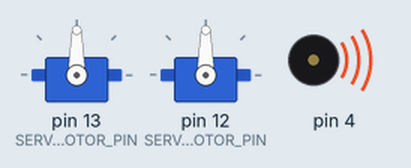
This sketch was run on a simulated Arduino Uno, built with avr-gcc and run on an emulated ATmega328P. Shown: 2 × servo, buzzer (waves = sounding).

Above: at 0.1 s.
At 2.1 s:
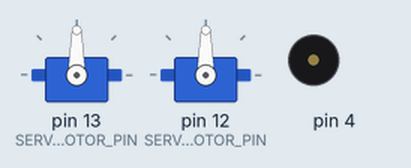
Timing chart, 0 to 3.6 s (numbered marks = the images above):
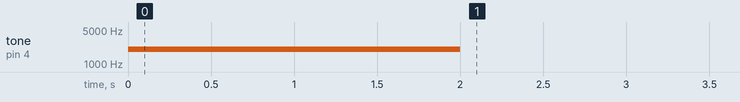

The sketch:

robot-servo-moving-forward.ino
```cpp
#include <Servo.h>

//Servo board pin mounts
const int SERVO_BOARD_LEFT_MOTOR_PIN = 13;
const int SERVO_BOARD_RIGHT_MOTOR_PIN = 12;

//Motor instructions
const int FULL_SPEED_CLOCKWISE = 1300;
const int HALT = 1500;
const int FULL_SPEED_COUNTERCLOCKWISE = 1700;

//Motors
Servo rightMotor;
Servo leftMotor;

void setup() {
  say_hello();

  leftMotor.attach(SERVO_BOARD_LEFT_MOTOR_PIN);
  rightMotor.attach(SERVO_BOARD_RIGHT_MOTOR_PIN);

  //Move fullspeed ahead
  counterclockwise(leftMotor);
  clockwise(rightMotor);
  delay(8000);

  halt(leftMotor);
  halt(rightMotor);
  delay(2000);

  leftMotor.detach();
  rightMotor.detach();
}

void halt(Servo motor){
  execute_motor_instruction(motor, HALT);
}

void counterclockwise(Servo motor){
  execute_motor_instruction(motor, FULL_SPEED_COUNTERCLOCKWISE);
}

void clockwise(Servo motor){
  execute_motor_instruction(motor, FULL_SPEED_CLOCKWISE);
}

void execute_motor_instruction(Servo motor, int instruction){
  motor.writeMicroseconds(instruction);
}

void say_hello(){
  tone(4, 2000, 2000);
}

void loop() {}
```
